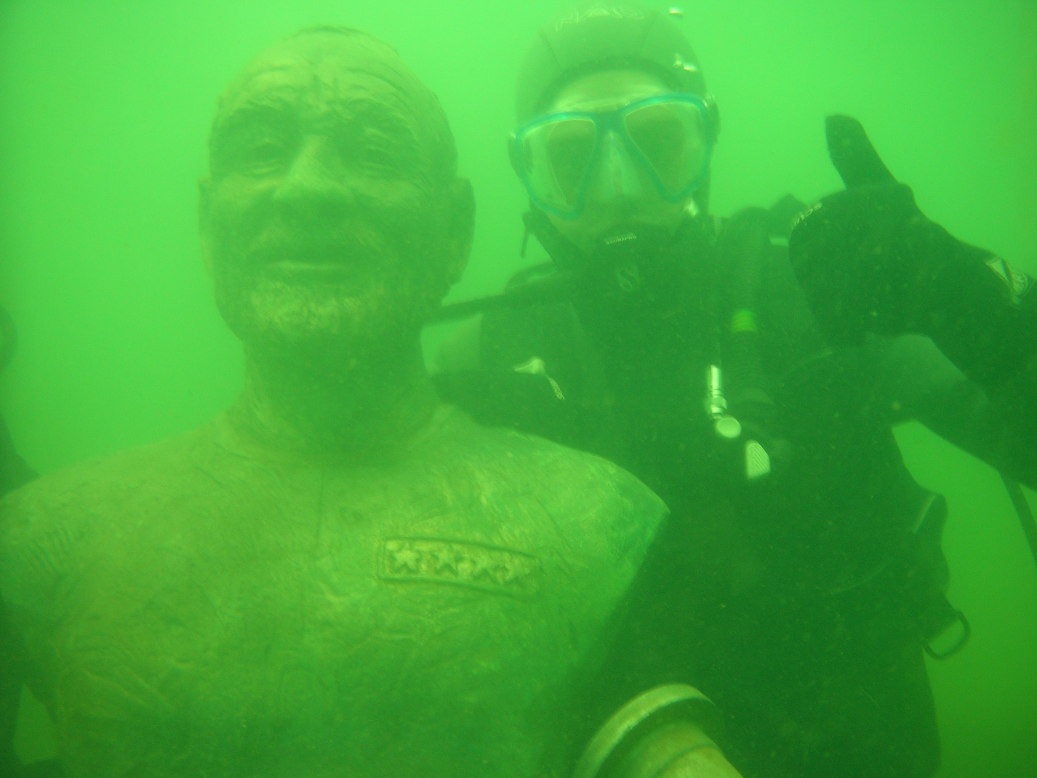
%> input picture NR_Evaluation_Index/Matlab/FDUM/Test/a.png, 1037 x 778 px
$ octave --eval "result = Colorfulness(imread('Test/a.png'));"   (GNU Octave 9; MATLAB toolbox functions it lacks are replaced by stand-ins)
%> lines starting %> are read from the running program, lines starting %| are printed output that depends on the picture
### NR_Evaluation_Index/Matlab/FDUM/Colorfulness_fd.m
function final = Colorfulness_fd(dct)
[m,n] =size(dct);
final =sqrt(sum(sum((dct-mean2(dct)).^2)/(n*m)));
end

### NR_Evaluation_Index/Matlab/FDUM/Colorfulness_td.m
%%%%%%%%%%
function Color_td=Colorfulness_td(I)

%%%Transform to Lab color space
cform = makecform('srgb2lab');
Img_lab = applycform(I, cform);

Img_a=double(Img_lab(:,:,2))./255;
Img_b=double(Img_lab(:,:,3))./255;
%%%% Chroma
Img_Chr=sqrt(Img_a(:).^2+Img_b(:).^2);

%% Average of Chroma
Aver_Chr=mean(Img_Chr);
%%% Variance of Chroma
Color_td =sqrt(mean((abs(1-(Aver_Chr./Img_Chr).^2))));

### NR_Evaluation_Index/Matlab/FDUM/Colorfulness.m
function Value=Colorfulness(I)
    X=rgb2gray(I);
    Y=dct2(X);
    Y1=uint8(Y);
    Colorfulness=Colorfulness_fd(Y1)*Colorfulness_td(I);
    Value=Colorfulness;
end
%> in Colorfulness, `X=rgb2gray(I);`:
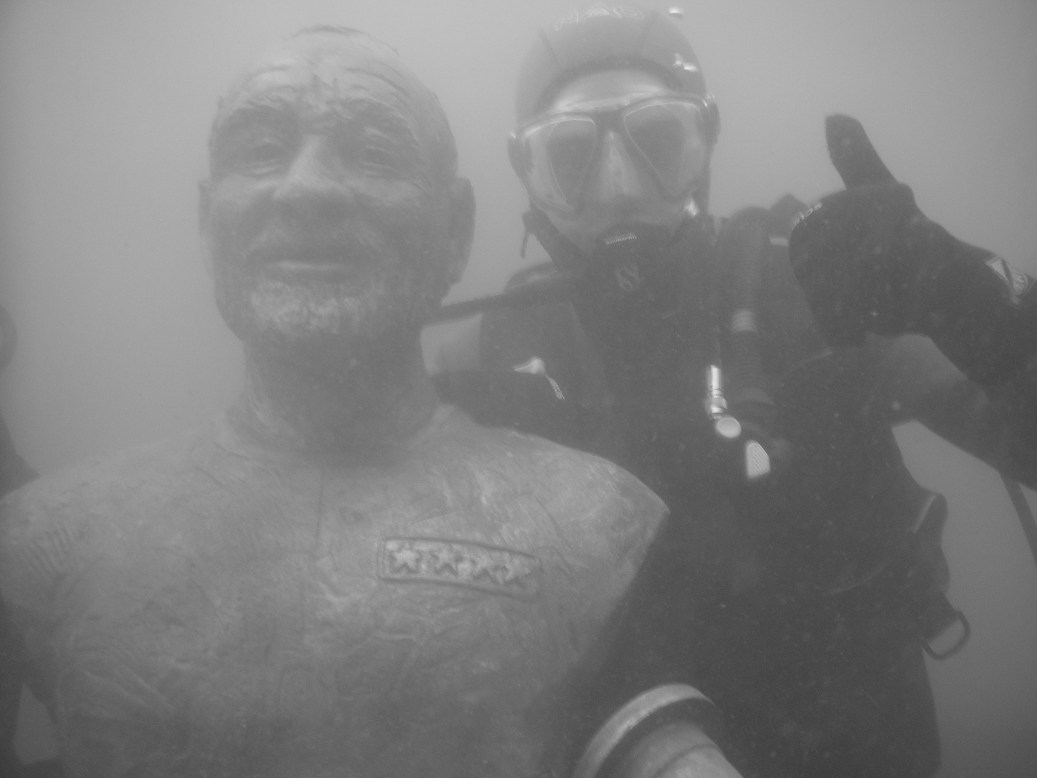
%> X: size 778x1037 uint8; min 56, max 233, mean 127
%> in Colorfulness, `Y1=uint8(Y);`:
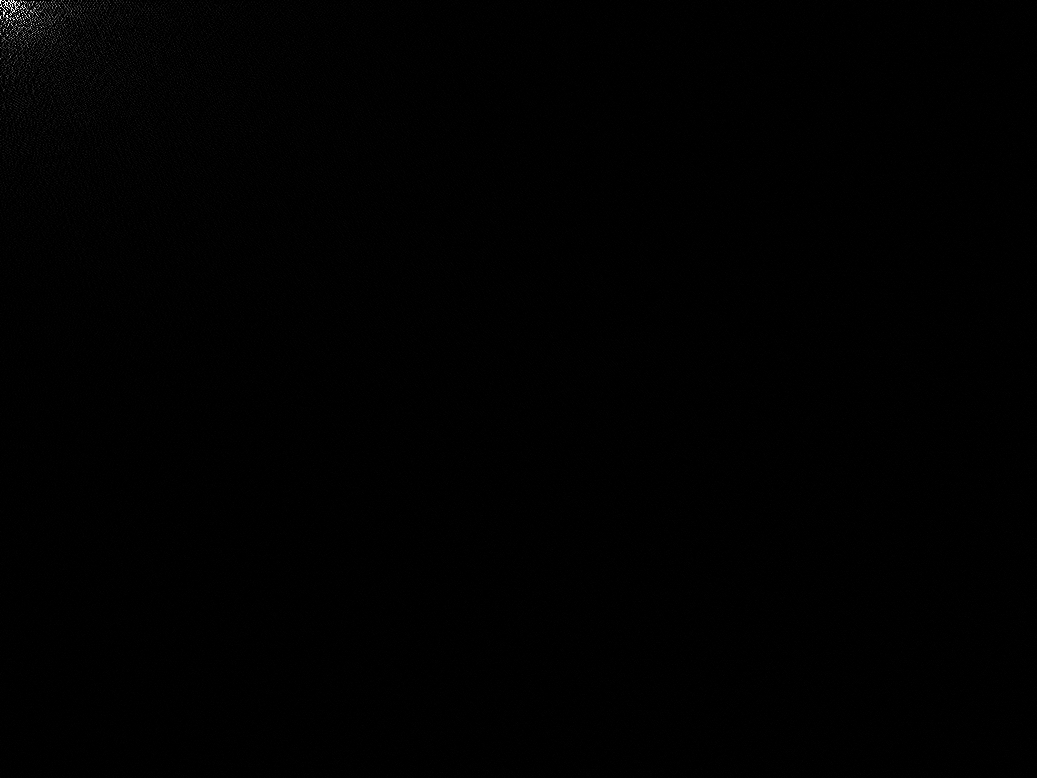
%> Y1: size 778x1037 uint8; min 0, max 255, mean 1
%> in Colorfulness_fd, `final =sqrt(sum(sum((dct-mean2(dct)).^2)/(n*m)));`: final = 1.7
%> in Colorfulness_td, `Img_lab = applycform(I, cform);`: Img_lab: size 778x1037x3 uint8; mean of channels 1, 2, 3 159, 79.7, 175.4
%> in Colorfulness_td, `Img_a=double(Img_lab(:,:,2))./255;`:
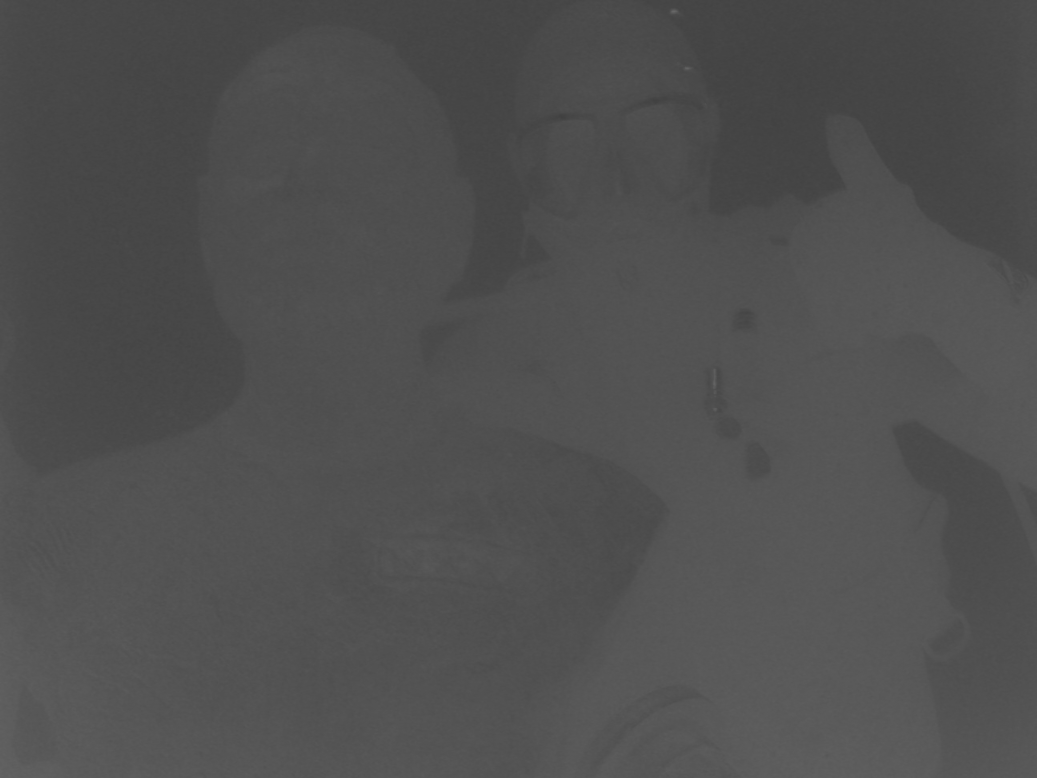
%> Img_a: size 778x1037 double; min 0.251, max 0.404, mean 0.313
%> in Colorfulness_td, `Img_b=double(Img_lab(:,:,3))./255;`:
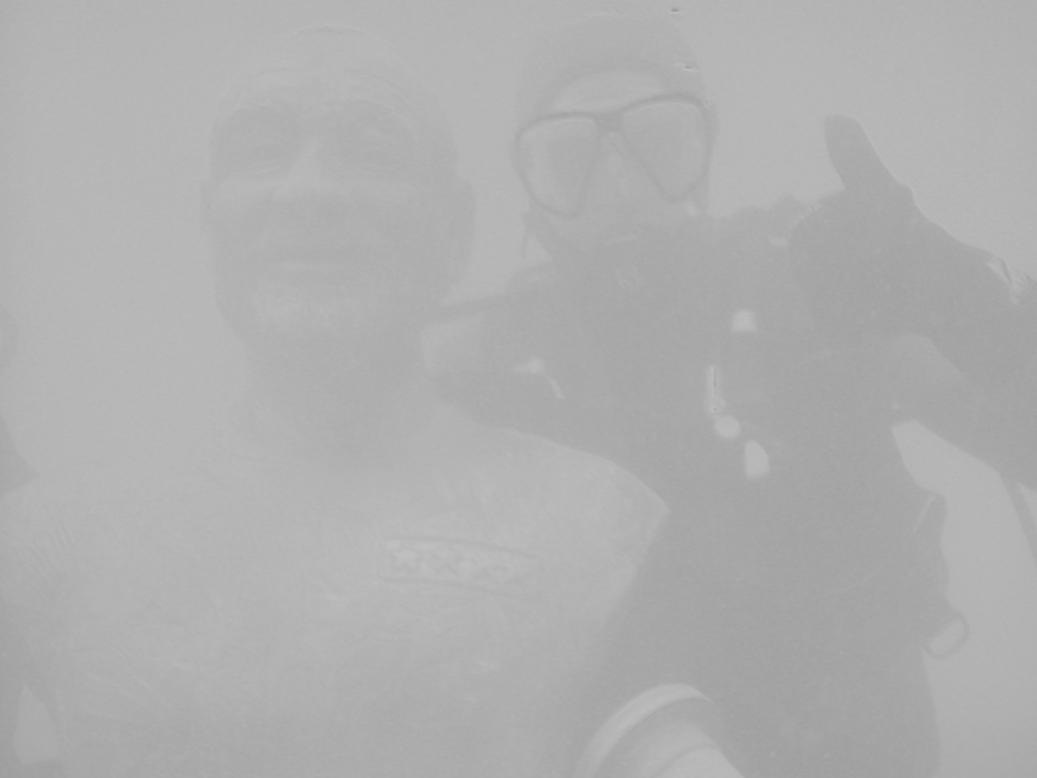
%> Img_b: size 778x1037 double; min 0.604, max 0.753, mean 0.688
%> in Colorfulness_td, `Aver_Chr=mean(Img_Chr);`: Aver_Chr = 0.756
%> in Colorfulness_td, `Color_td =sqrt(mean((abs(1-(Aver_Chr./Img_Chr).^2))));`: Color_td = 0.191
%> in Colorfulness, `Colorfulness=Colorfulness_fd(Y1)*Colorfulness_td(I);`: Colorfulness = 0.323
